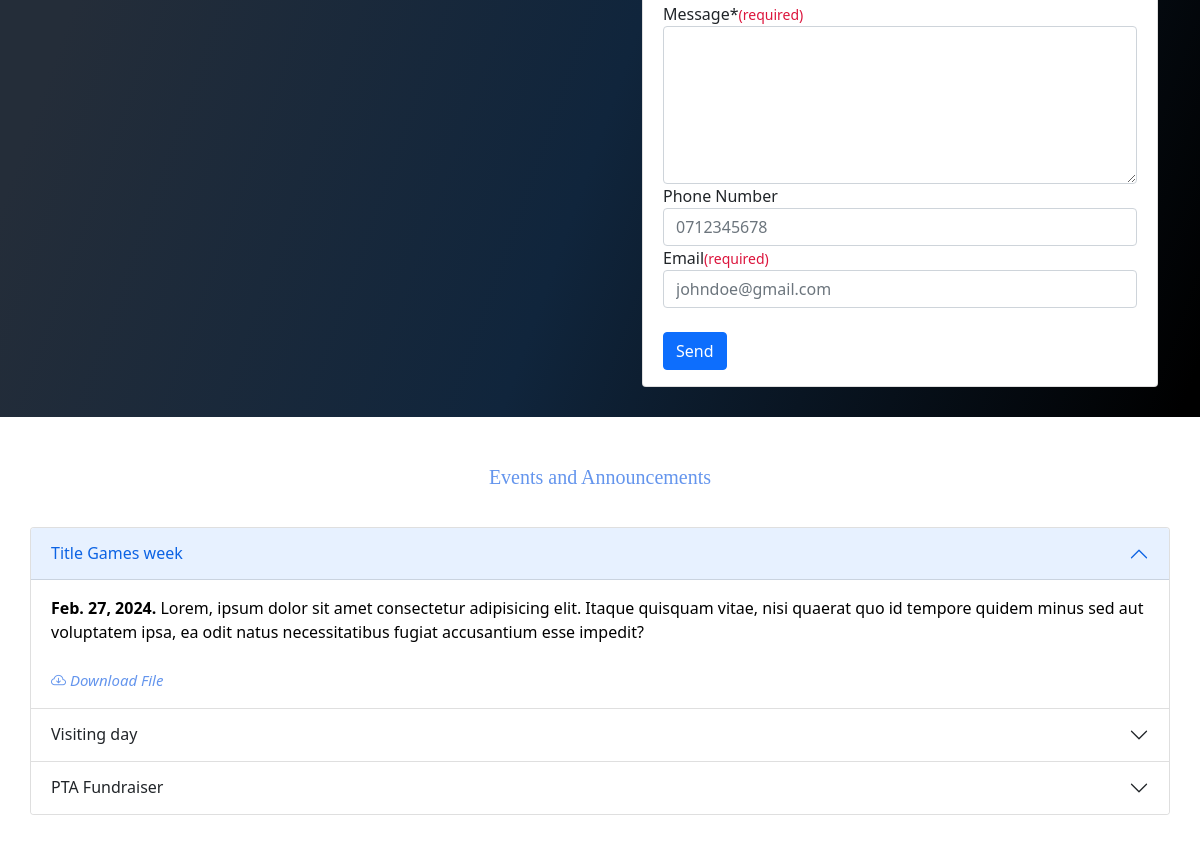
/ (lower part), run on an earlier commit of the app's database.
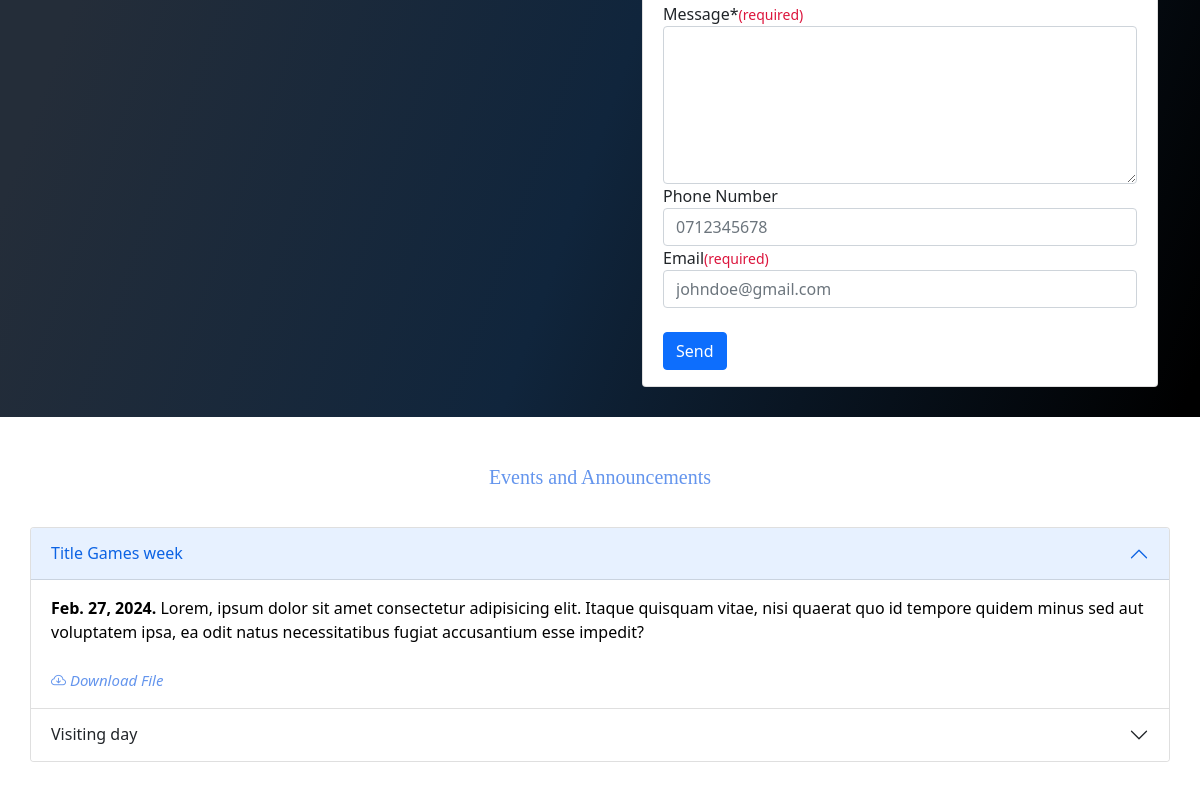
And on a later commit of the database.
### Supervisor/models.py (models this page shows, shortened)
class Updates(models.Model):
    title = models.CharField(max_length=300)
    description = models.TextField(max_length=500)
    date = models.DateField(auto_now=True)
    file = models.FileField(upload_to='Updates/', null=True)

### Users/views.py (the view)
# urls.py: 2. Add a URL to urlpatterns:  path('', Home.as_view(), name='home')
class Home(TemplateView):
    template_name = 'Users/landing.html'
    def get_context_data(self, **kwargs):
        context = super().get_context_data(**kwargs)
        updates = Updates.objects.all().order_by('-id')
        latest = updates.first()
        context['latest'] = latest
        context['updates'] = updates.exclude(title=latest.title)
        return context

### Users/templates/Users/landing.html (shortened to what the changed rows need)
{% load static %}
<!DOCTYPE html>
<html lang="en">
<head>
  <link href="https://cdn.jsdelivr.net/npm/bootstrap@5.1.3/dist/css/bootstrap.min.css" rel="stylesheet">
  <link  rel="stylesheet" type="text/css" href="{% static 'Users/styles.css' %}">
  <link  rel="stylesheet" type="text/css" href="{% static 'SubjectList/SubjectLiist.css' %}">
  <link  rel="stylesheet" type="text/css" href="{% static 'Guardian/Guardian.css' %}">
  <link  rel="stylesheet" type="text/css" href="{% static 'Teacher/Teacher.css' %}">
  <link  rel="stylesheet" type="text/css" href="{% static 'Supervisor/Supervisor.css' %}">
  <link rel="stylesheet" href="https://cdn.jsdelivr.net/npm/bootstrap-icons@1.10.3/font/bootstrap-icons.css">
</head>
<body class="base-html">
<div class="" style="padding-top: 9px; margin: 0%;">
    <br><br>
<br><br>
<br><br>
<div id="contact">
    <br>
    <br><br>
    <div class="updaes">
        <div class="updates-info">
          <div class="accordion" id="accordionExample">
            <div class="accordion-item">
              <h2 class="accordion-header">
                <button class="accordion-button" type="button" data-bs-toggle="collapse" data-bs-target="#collapseOne" aria-expanded="true" aria-controls="collapseOne">
                  Title {{ latest.title }}
                </button>
              </h2>
            </div>
            {% for update in updates %}
            <div class="accordion-item">
                <h2 class="accordion-header">
                    <button class="accordion-button collapsed" type="button" data-bs-toggle="collapse" data-bs-target="#collapse{{ update.id }}" aria-expanded="false" aria-controls="collapse{{ update.id }}">
                        {{ update.title }}
                    </button>
                </h2>
            </div>
            {% endfor %}
          </div>
        </div>
      </div>
</div>
    </div>
</body>
</html>

What changed in the data, as far as the page shows it:
removed Updates: title "PTA Fundraiser"
